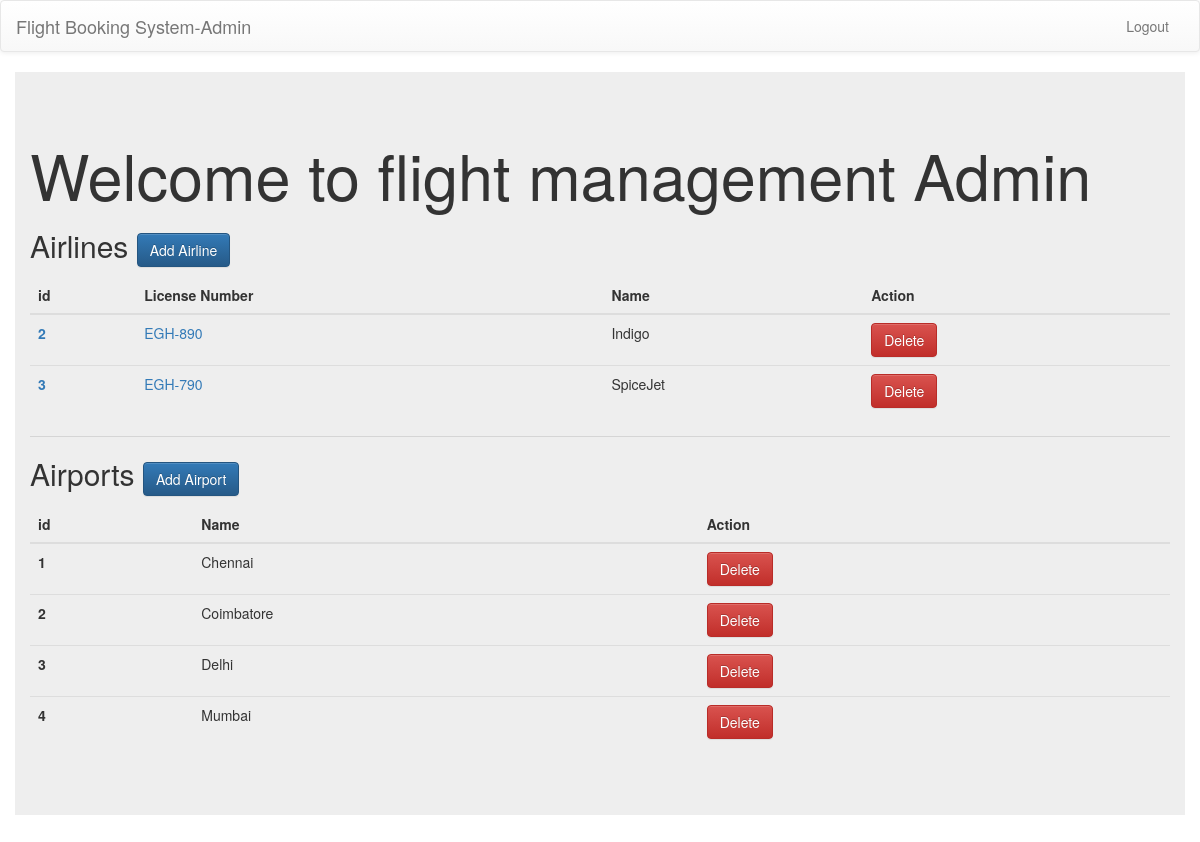
Page /manage/flight/home (signed in) on the committed database.
### user/models.py (models this page shows, shortened)
class AirLine(models.Model):
    license_number=models.CharField(max_length=10)
    name=models.CharField(max_length=20)
    image=models.ImageField(upload_to='airline',null=True,blank=True)

class Airports(models.Model):
    name=models.CharField(max_length=10)

### adminapp/views.py (the view)
# urls.py: path("home",home,name="admin-home"),
@login_required(login_url="/manage/flight/login-admin")
def home(request):
    if not request.user.is_superuser:
        return redirect("unauthorized")
    airlines=AirLine.objects.all()
    airports=Airports.objects.all()
    return render(request,"adminapp/home.html",context={"airlines":airlines,"airports":airports})

### templates/adminapp/home.html
{% extends 'adminapp/base.html' %}
{% block main %}
<div class="jumbotron container">
    <h1>Welcome to flight management Admin</h1>
    <h2>Airlines <a class="btn btn-primary" href="/manage/flight/add-airline">Add Airline</a></h2>
    <table class="table table-dark">
        <thead>
          <tr>
            <th scope="col">id</th>
            <th scope="col">License Number</th>
            <th scope="col">Name</th>
            <th scope="col">Action</th>
          </tr>
        </thead>
        <tbody>
            {% for airline in airlines %}
          <tr>
            <th scope="row"><a href="{% url 'airline-detail' airline.id %}">{{airline.id}}</a></th>
            <td><a href="{% url 'airline-detail' airline.id %}">{{airline.license_number}}</a></td>
            <td>{{airline.name}}</td>
            <td><a href="{% url 'delete-airline' airline.id %}" class="btn btn-danger">Delete</a></td>
          </tr>
          {% endfor %}
        </tbody>
      </table>
    <hr>
    <h2>Airports <a class="btn btn-primary" href="{% url 'add-airport' %}">Add Airport</a></h2>
    <table class="table table-dark">
        <thead>
          <tr>
            <th scope="col">id</th>
            <th scope="col">Name</th>
            <th scope="col">Action</th>
          </tr>
        </thead>
        <tbody>
            {% for airport in airports %}
          <tr>
            <th scope="row">{{airport.id}}</th>
            <td>{{airport.name}}</td>
            <td><a href="{% url 'delete-airport' airport.id %}" class="btn btn-danger">Delete</a></td>
          </tr>
          {% endfor %}
        </tbody>
      </table>
  </div>
{% endblock main %}

### rows in the picture
AirLine: id "2", license_number "EGH-890", name "Indigo"
AirLine: id "3", license_number "EGH-790", name "SpiceJet"
Airports: id "1", name "Chennai"
Airports: id "2", name "Coimbatore"
Airports: id "3", name "Delhi"
Airports: id "4", name "Mumbai"
